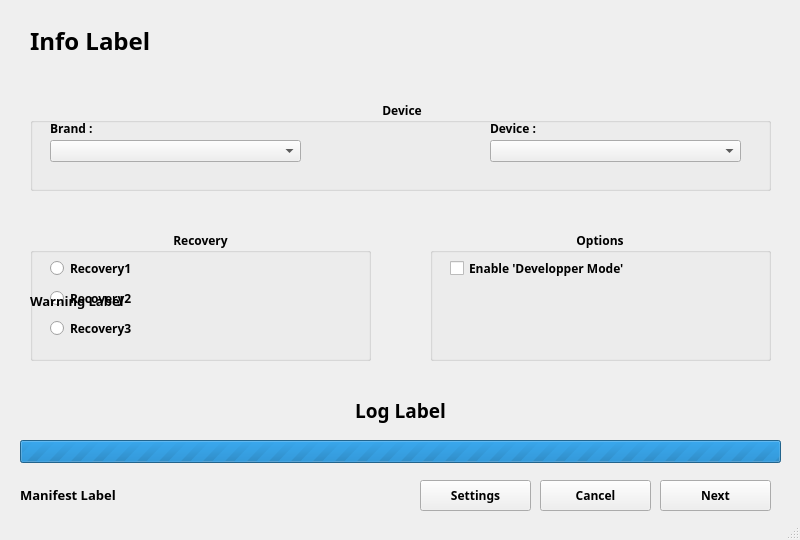
<?xml version="1.0" encoding="UTF-8"?>
<ui version="4.0">
 <class>MainWindow</class>
 <widget class="QMainWindow" name="MainWindow">
  <property name="geometry">
   <rect>
    <x>0</x>
    <y>0</y>
    <width>800</width>
    <height>540</height>
   </rect>
  </property>
  <property name="minimumSize">
   <size>
    <width>800</width>
    <height>540</height>
   </size>
  </property>
  <property name="maximumSize">
   <size>
    <width>800</width>
    <height>540</height>
   </size>
  </property>
  <property name="font">
   <font>
    <family>Segoe UI Semibold</family>
    <weight>75</weight>
    <bold>true</bold>
   </font>
  </property>
  <property name="windowTitle">
   <string>RecoverX</string>
  </property>
  <property name="windowIcon">
   <iconset resource="resources.qrc">
    <normaloff>:/ICON/lightning.ico</normaloff>:/ICON/lightning.ico</iconset>
  </property>
  <widget class="QWidget" name="centralWidget">
   <widget class="QLabel" name="label">
    <property name="geometry">
     <rect>
      <x>30</x>
      <y>20</y>
      <width>571</width>
      <height>41</height>
     </rect>
    </property>
    <property name="font">
     <font>
      <family>Segoe UI Semibold</family>
      <pointsize>18</pointsize>
      <weight>75</weight>
      <bold>true</bold>
     </font>
    </property>
    <property name="text">
     <string>Info Label</string>
    </property>
   </widget>
   <widget class="QProgressBar" name="progressBar">
    <property name="geometry">
     <rect>
      <x>20</x>
      <y>440</y>
      <width>761</width>
      <height>23</height>
     </rect>
    </property>
    <property name="maximum">
     <number>0</number>
    </property>
    <property name="value">
     <number>-1</number>
    </property>
    <property name="textVisible">
     <bool>false</bool>
    </property>
   </widget>
   <widget class="QLabel" name="label_2">
    <property name="geometry">
     <rect>
      <x>30</x>
      <y>390</y>
      <width>741</width>
      <height>41</height>
     </rect>
    </property>
    <property name="font">
     <font>
      <family>Segoe UI Semibold</family>
      <pointsize>14</pointsize>
      <weight>75</weight>
      <bold>true</bold>
     </font>
    </property>
    <property name="text">
     <string>Log Label</string>
    </property>
    <property name="alignment">
     <set>Qt::AlignCenter</set>
    </property>
   </widget>
   <widget class="QGroupBox" name="groupBox_2">
    <property name="geometry">
     <rect>
      <x>30</x>
      <y>230</y>
      <width>341</width>
      <height>131</height>
     </rect>
    </property>
    <property name="title">
     <string>Recovery</string>
    </property>
    <property name="alignment">
     <set>Qt::AlignCenter</set>
    </property>
    <widget class="QRadioButton" name="radioButton_3">
     <property name="geometry">
      <rect>
       <x>20</x>
       <y>90</y>
       <width>311</width>
       <height>17</height>
      </rect>
     </property>
     <property name="text">
      <string>Recovery3</string>
     </property>
    </widget>
    <widget class="QRadioButton" name="radioButton">
     <property name="geometry">
      <rect>
       <x>20</x>
       <y>30</y>
       <width>311</width>
       <height>17</height>
      </rect>
     </property>
     <property name="text">
      <string>Recovery1</string>
     </property>
    </widget>
    <widget class="QRadioButton" name="radioButton_2">
     <property name="geometry">
      <rect>
       <x>20</x>
       <y>60</y>
       <width>311</width>
       <height>17</height>
      </rect>
     </property>
     <property name="text">
      <string>Recovery2</string>
     </property>
    </widget>
   </widget>
   <widget class="QPushButton" name="pushButton">
    <property name="geometry">
     <rect>
      <x>660</x>
      <y>480</y>
      <width>111</width>
      <height>31</height>
     </rect>
    </property>
    <property name="text">
     <string>Next</string>
    </property>
   </widget>
   <widget class="QPushButton" name="pushButton_2">
    <property name="geometry">
     <rect>
      <x>540</x>
      <y>480</y>
      <width>111</width>
      <height>31</height>
     </rect>
    </property>
    <property name="text">
     <string>Cancel</string>
    </property>
   </widget>
   <widget class="QPushButton" name="pushButton_3">
    <property name="geometry">
     <rect>
      <x>420</x>
      <y>480</y>
      <width>111</width>
      <height>31</height>
     </rect>
    </property>
    <property name="text">
     <string>Settings</string>
    </property>
   </widget>
   <widget class="QGroupBox" name="groupBox">
    <property name="geometry">
     <rect>
      <x>30</x>
      <y>100</y>
      <width>741</width>
      <height>91</height>
     </rect>
    </property>
    <property name="title">
     <string> Device</string>
    </property>
    <property name="alignment">
     <set>Qt::AlignCenter</set>
    </property>
    <widget class="QLabel" name="label_5">
     <property name="geometry">
      <rect>
       <x>20</x>
       <y>20</y>
       <width>251</width>
       <height>16</height>
      </rect>
     </property>
     <property name="text">
      <string>Brand :</string>
     </property>
    </widget>
    <widget class="QComboBox" name="comboBox">
     <property name="geometry">
      <rect>
       <x>20</x>
       <y>40</y>
       <width>251</width>
       <height>22</height>
      </rect>
     </property>
    </widget>
    <widget class="QComboBox" name="comboBox_2">
     <property name="geometry">
      <rect>
       <x>460</x>
       <y>40</y>
       <width>251</width>
       <height>22</height>
      </rect>
     </property>
    </widget>
    <widget class="QLabel" name="label_6">
     <property name="geometry">
      <rect>
       <x>460</x>
       <y>20</y>
       <width>251</width>
       <height>16</height>
      </rect>
     </property>
     <property name="text">
      <string>Device :</string>
     </property>
    </widget>
   </widget>
   <widget class="QLabel" name="label_4">
    <property name="geometry">
     <rect>
      <x>20</x>
      <y>480</y>
      <width>251</width>
      <height>31</height>
     </rect>
    </property>
    <property name="font">
     <font>
      <family>Segoe UI Semibold</family>
      <pointsize>10</pointsize>
      <weight>75</weight>
      <bold>true</bold>
     </font>
    </property>
    <property name="text">
     <string>&lt;!DOCTYPE HTML PUBLIC &quot;-//W3C//DTD HTML 4.0//EN&quot; &quot;http://www.w3.org/TR/REC-html40/strict.dtd&quot;&gt;
&lt;html&gt;&lt;head&gt;&lt;meta name=&quot;qrichtext&quot; content=&quot;1&quot; /&gt;&lt;style type=&quot;text/css&quot;&gt;
p, li { white-space: pre-wrap; }
&lt;/style&gt;&lt;/head&gt;&lt;body style=&quot; font-family:'Segoe UI Semibold'; font-size:8pt; font-weight:600; font-style:normal;&quot;&gt;
&lt;p style=&quot; margin-top:0px; margin-bottom:0px; margin-left:0px; margin-right:0px; -qt-block-indent:0; text-indent:0px;&quot;&gt;&lt;span style=&quot; font-size:10pt;&quot;&gt;Manifest Label&lt;/span&gt;&lt;/p&gt;&lt;/body&gt;&lt;/html&gt;</string>
    </property>
   </widget>
   <widget class="QGroupBox" name="groupBox_3">
    <property name="geometry">
     <rect>
      <x>430</x>
      <y>230</y>
      <width>341</width>
      <height>131</height>
     </rect>
    </property>
    <property name="title">
     <string>Options</string>
    </property>
    <property name="alignment">
     <set>Qt::AlignCenter</set>
    </property>
    <widget class="QCheckBox" name="checkBox">
     <property name="geometry">
      <rect>
       <x>20</x>
       <y>30</y>
       <width>311</width>
       <height>17</height>
      </rect>
     </property>
     <property name="text">
      <string>Enable 'Developper Mode'</string>
     </property>
    </widget>
   </widget>
   <widget class="QLabel" name="label_3">
    <property name="geometry">
     <rect>
      <x>30</x>
      <y>220</y>
      <width>741</width>
      <height>161</height>
     </rect>
    </property>
    <property name="font">
     <font>
      <family>Segoe UI Semibold</family>
      <pointsize>10</pointsize>
      <weight>75</weight>
      <bold>true</bold>
     </font>
    </property>
    <property name="text">
     <string>Warning Label</string>
    </property>
   </widget>
  </widget>
  <widget class="QStatusBar" name="statusBar"/>
 </widget>
 <layoutdefault spacing="6" margin="11"/>
 <resources>
  <include location="resources.qrc"/>
 </resources>
 <connections/>
</ui>
